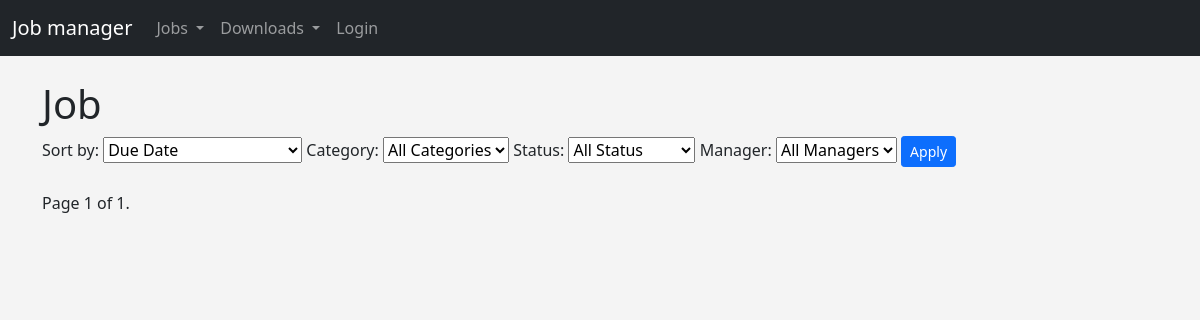
Before: /events with the older database file.
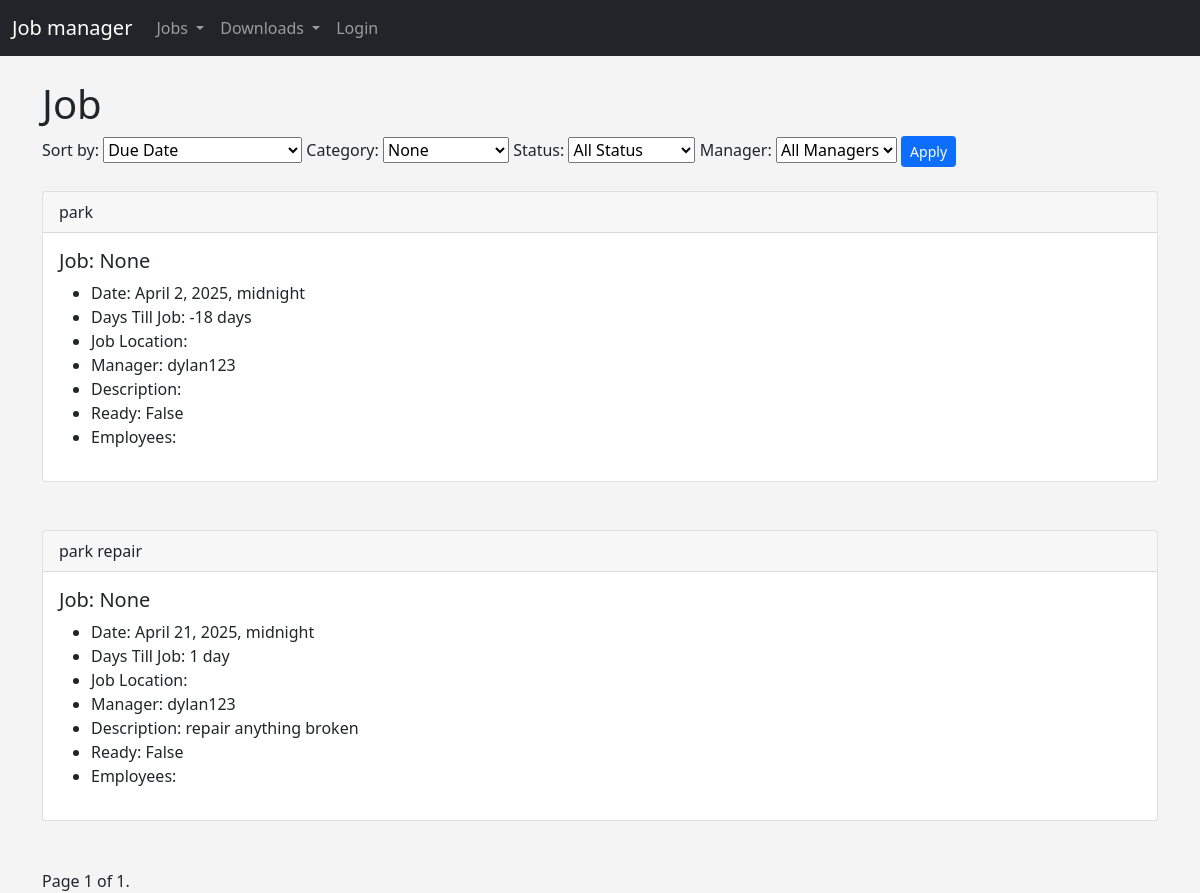
After: the same page with the newer database file.
### events/models.py (models this page shows, shortened)
class Event(models.Model):
	name = models.CharField('Event Name', max_length=120)
	event_date = models.DateTimeField('Event Date')
	venue = models.ForeignKey(Venue, blank=True, null=True, on_delete=models.CASCADE)
	manager = models.ForeignKey(User, blank=True, null=True, on_delete=models.SET_NULL)
	description = models.TextField(blank=True)
	attendees = models.ManyToManyField(MyClubUser, blank=True)
	approved = models.BooleanField('Aprroved', default=False)
	category = models.CharField(max_length=100, blank=True, null=True)  # ← NEW FIELD
	def __str__(self):
		return self.name
	@property
	def Days_till(self):
		today = date.today()
		days_till = self.event_date.date() - today
		days_till_stripped = str(days_till).split(",", 1)[0]
		return days_till_stripped

### events/views.py (the view)
# urls.py: path('events', views.all_events, name="list-events"),
def all_events(request):
    sort = request.GET.get('sort', 'event_date')  # default sorting
    category = request.GET.get('category', '')    # optional category filter
    event_list = Event.objects.all()
    if category:
        event_list = event_list.filter(category=category)
    event_list = event_list.order_by(sort)
    p = Paginator(event_list, 5)  # Adjust items per page if needed
    page = request.GET.get('page')
    events = p.get_page(page)
    categories = Event.objects.values_list('category', flat=True).distinct()
    return render(request, 'events/event_list.html', {
        'event_list': events,
        'categories': categories,
    })

### events/templates/events/event_list.html (shortened to what this page needs)
{% extends 'events/base.html' %}
{% block content %}
    <h1>Job</h1>
    <form method="get" class="mb-4">
        <label for="sort">Sort by:</label>
        <select name="sort" id="sort">
            <option value="event_date" {% if request.GET.sort == 'event_date' %}selected{% endif %}>Due Date</option>
        </select>
        <label for="category">Category:</label>
        <select name="category" id="category">
            <option value="">All Categories</option>
            {% for cat in categories %}
                <option value="{{ cat }}" {% if request.GET.category == cat %}selected{% endif %}>{{ cat }}</option>
            {% endfor %}
        </select>
        <label for="approved">Status:</label>
        <select name="approved" id="approved">
            <option value="">All Status</option>
        </select>
        <label for="manager">Manager:</label>
        <select name="manager" id="manager">
            <option value="">All Managers</option>
        </select>
        <button type="submit" class="btn btn-primary btn-sm">Apply</button>
    </form>
    {% for event in event_list %}
        <div class="card">
            <div class="card-header">
                {{ event }}
            </div>
            <div class="card-body">
                <h5 class="card-title">Job: {{ event.venue }}</h5>
                <ul>
                    <li>Date: {{ event.event_date }}</li>
                    <li>Days Till Job: {{ event.Days_till }}</li>
                    <li>Job Location: {{ event.venue.web }}</li>
                    <li>Manager: {{ event.manager }}</li>
                    <li>Description: {{ event.description }}</li>
                    <li>Ready: {{ event.approved }}</li>
                    <li>Employees:
                        <br/>
                    </li>
                </ul>
            </div>
        </div>
        <br/><br/>
    {% endfor %}
    <div class="pagination">
        <span class="step-links">
            <span class="current">
                Page {{ event_list.number }} of {{ event_list.paginator.num_pages }}.
            </span>
        </span>
    </div>
{% endblock %}

### events/templates/events/base.html (shortened to what this page needs)
<!doctype html>
<html lang="en">
  <head>
    <link href="https://cdn.jsdelivr.net/npm/bootstrap@5.0.0-beta1/dist/css/bootstrap.min.css" rel="stylesheet">
  </head>
  <body>
  	{% include 'events/navbar.html' %}
    <br/>
    <div class="container">
      {% block content %}
      {% endblock %}
    </div>
  </body>
</html>

### events/templates/events/navbar.html (shortened to what this page needs)
<nav class="navbar navbar-expand-lg navbar-dark bg-dark">
  <div class="container-fluid">
    <a class="navbar-brand" href="{% url 'home' %}">Job manager</a>
    <div class="collapse navbar-collapse" id="navbarSupportedContent">
      <ul class="navbar-nav me-auto mb-2 mb-lg-0">
        <li class="nav-item dropdown">
          <a class="nav-link dropdown-toggle" href="#" id="navbarDropdown" role="button" data-bs-toggle="dropdown" aria-expanded="false">
            Jobs
          </a>
        </li>
        <li class="nav-item dropdown">
          <a class="nav-link dropdown-toggle" href="#" id="navbarDropdown" role="button" data-bs-toggle="dropdown" aria-expanded="false">
            Downloads
          </a>
        </li>
      {% if user.is_authenticated %}
      {% if user.is_superuser %}
          <li class="nav-item">
          <a class="nav-link" href="{% url 'admin_approval' %}">Admin</a>
        </li>
      {%endif %}
        <li class="nav-item">
          <a class="nav-link" href="{% url 'logout' %}">Logout</a>
        </li>
      {% else %}
        <li class="nav-item">
          <a class="nav-link" href="{% url 'login' %}">Login</a>
        </li>
      {% endif %}
      </ul>
    </div>
  </div>
</nav>

### events/templates/events/base.html (style rules this page uses)
body { background: #f4f4f4; }

Changed rows visible on the page:
added Event: name "park", venue "None", event_date "April 2, 2025, midnight", Days_till "-18 days", manager "dylan123", approved "False"
added Event: name "park repair", venue "None", event_date "April 21, 2025, midnight", Days_till "1 day", manager "dylan123", description "repair anything broken", approved "False"
Other visible differences:
form field category: "All Categories" → "None"
